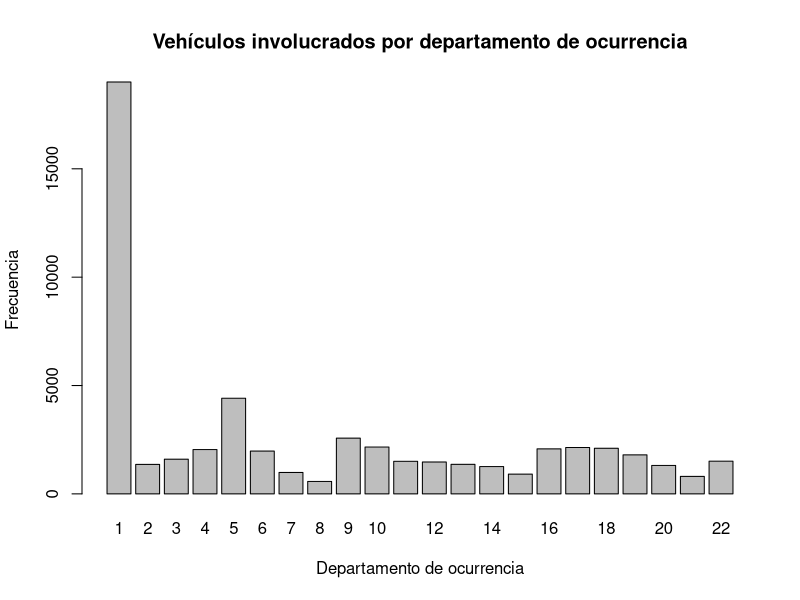
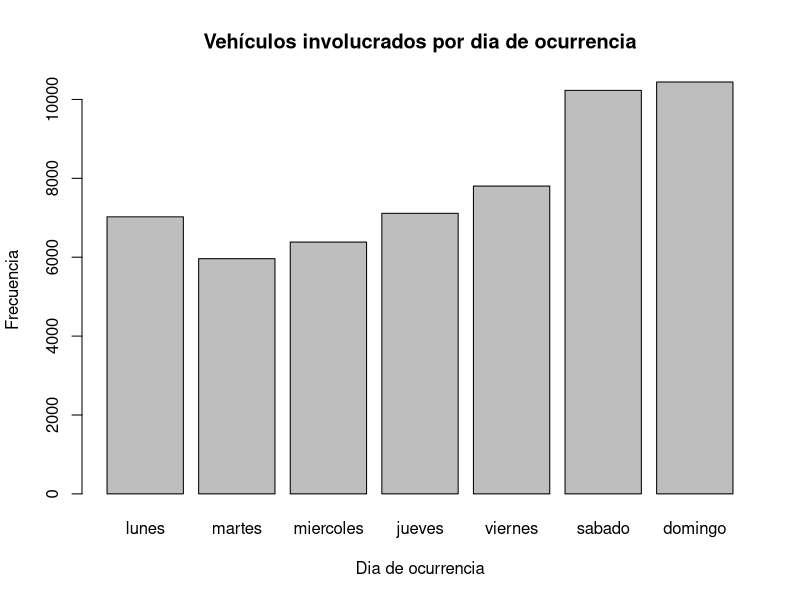
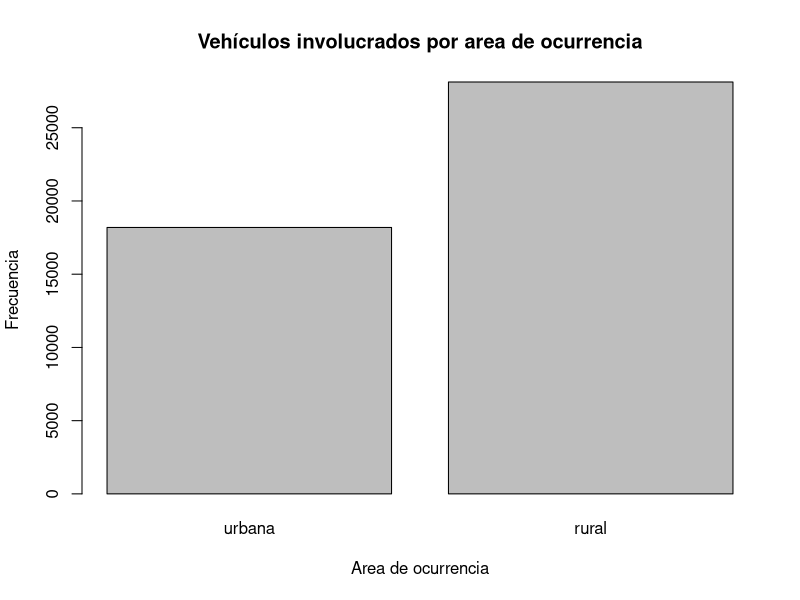
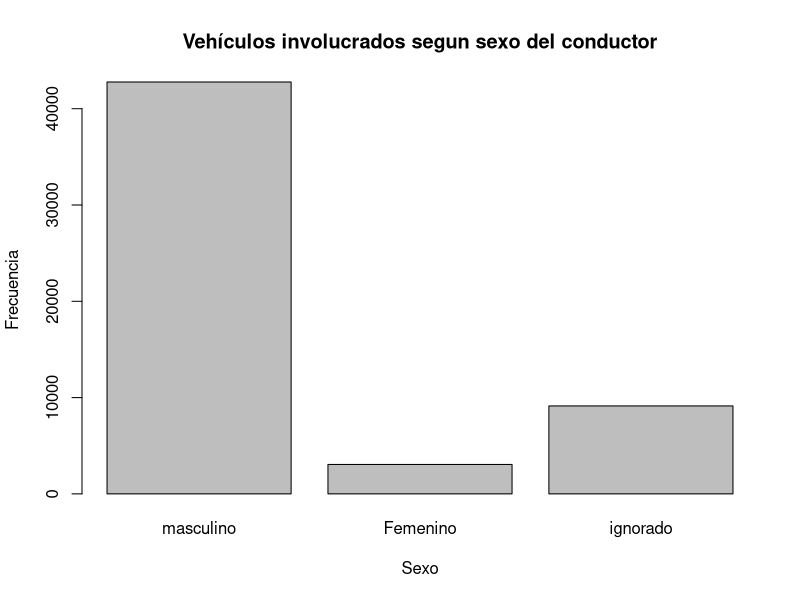
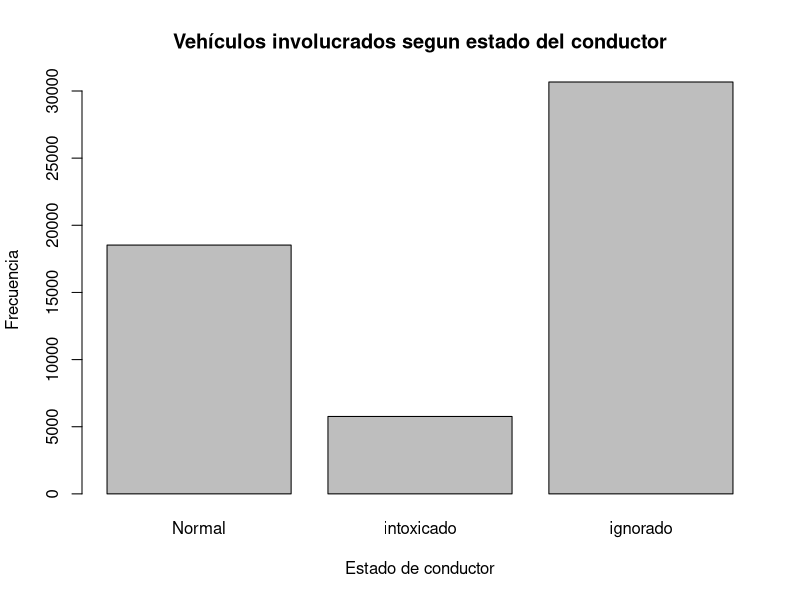
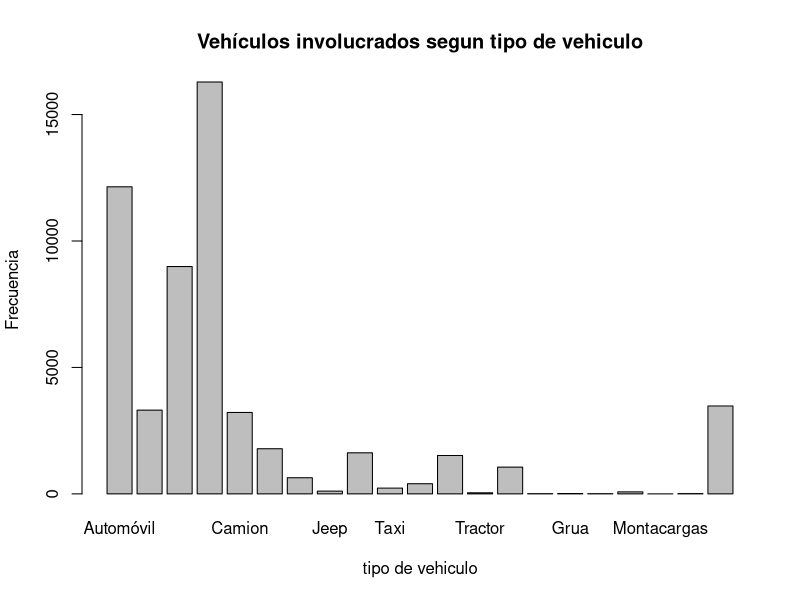
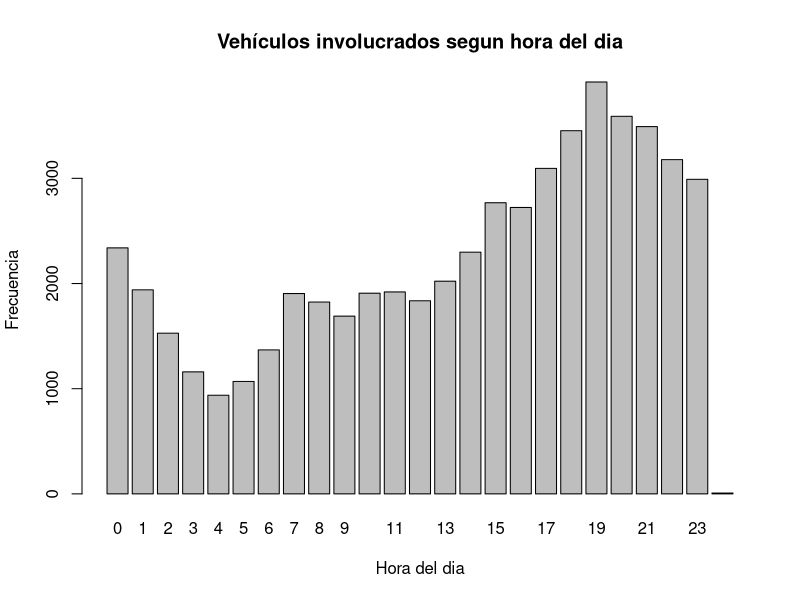
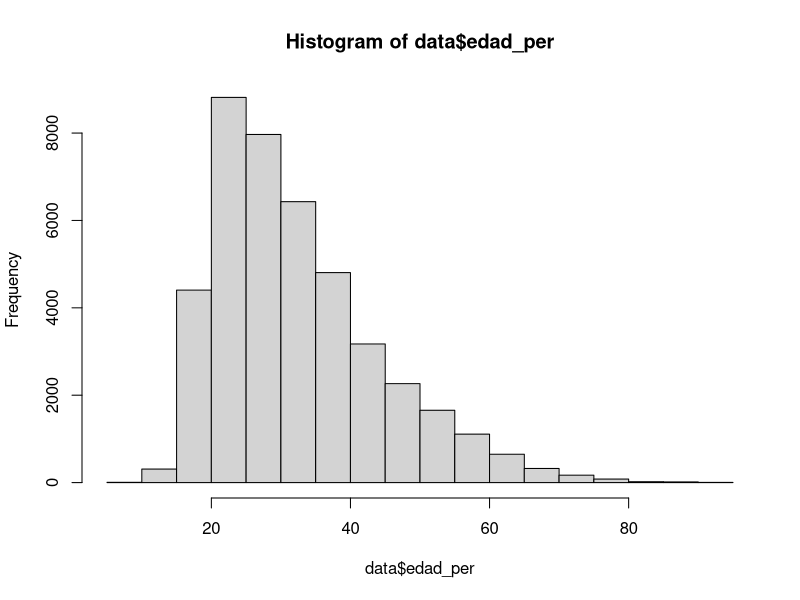

Here is the R script that generated these plots, in order: (Note: this script raises an error after producing the figures.)

vehiculos <- read.csv("VehiculosInvolucradosLimpio.csv")

# clear index of the table
vehiculos$X <- NULL
# setting cualitative variables here
str(vehiculos)
vehiculos$depto_ocu <- factor(vehiculos$depto_ocu)
vehiculos$dia_sem_ocu <-factor(vehiculos$dia_sem_ocu)
vehiculos$area_geo_ocu <-factor(vehiculos$area_geo_ocu)
vehiculos$zona_ocu    <-factor(vehiculos$zona_ocu)
vehiculos$sexo_per    <-factor(vehiculos$sexo_per)
vehiculos$estado_per  <-factor(vehiculos$estado_per)
vehiculos$tipo_veh    <-factor(vehiculos$tipo_veh)
vehiculos$color_veh   <-factor(vehiculos$color_veh)
vehiculos$modelo_veh  <-factor(vehiculos$modelo_veh)
vehiculos$tipo_eve    <-factor(vehiculos$tipo_eve)
vehiculos$mayor_menor <-factor(vehiculos$mayor_menor)
vehiculos$marca_veh   <-factor(vehiculos$marca_veh)
vehiculos$g_edad_pil <-factor(vehiculos$g_edad_pil)
summary(vehiculos)
head(vehiculos)
barplot(table(vehiculos$depto_ocu),xlab = "Departamento de ocurrencia", ylab = "Frecuencia", main = "Vehículos involucrados por departamento de ocurrencia")
barplot(table(vehiculos$dia_sem_ocu),xlab = "Dia de ocurrencia", ylab = "Frecuencia", main = "Vehículos involucrados por dia de ocurrencia", names.arg = c("lunes","martes","miercoles", "jueves", "viernes", "sabado", "domingo"))
barplot(table(vehiculos$area_geo_ocu),xlab = "Area de ocurrencia", ylab = "Frecuencia", main = "Vehículos involucrados por area de ocurrencia", names.arg = c("urbana", "rural"))
barplot(table(vehiculos$sexo_per),xlab = "Sexo", ylab = "Frecuencia", main = "Vehículos involucrados segun sexo del conductor", names.arg = c("masculino","Femenino","ignorado"))
barplot(table(vehiculos$estado_per),xlab = "Estado de conductor", ylab = "Frecuencia", main = "Vehículos involucrados segun estado del conductor", names.arg = c("Normal","intoxicado","ignorado"))
barplot(table(vehiculos$tipo_veh),xlab = "tipo de vehiculo", ylab = "Frecuencia", main = "Vehículos involucrados segun tipo de vehiculo", names.arg = c("Automóvil","Camioneta sport","Pick up","Motocicleta","Camion","Cabezal","Bus extraurbano","Jeep","Microbús","Taxi","Panel", "Bus urbano","Tractor","Moto taxi","Furgon","Grua","Bus escolar","Bicicleta","Montacargas","Cuatrimoto","Ignorado"))
barplot(table(vehiculos$hora_ocu),xlab = "Hora del dia", ylab = "Frecuencia", main = "Vehículos involucrados segun hora del dia" )
#histogramas  y caja y bigotesde edades
data <- vehiculos
data <- subset(data, edad_per !=999)
hist(data$edad_per)
boxplot(data$edad_per)
#################################################
#hechos
hechos <- read.csv("HechosTransitoLimpio.csv")

# clear index of the table
hechos$X <- NULL
# setting cualitative variables here
# str(hechos)
hechos$dia_ocu <- factor(hechos$dia_ocu)
hechos$hora_ocu <- factor(hechos$hora_ocu)
hechos$mes_ocu <- factor(hechos$mes_ocu)
hechos$año_ocu <- factor(hechos$año_ocu)
hechos$causa_acc <- factor(hechos$causa_acc)
hechos$num_hecho <- factor(hechos$num_hecho)
hechos$mupio_ocu <- factor(hechos$mupio_ocu)
hechos$depto_ocu <- factor(hechos$depto_ocu)
hechos$dia_sem_ocu <-factor(hechos$dia_sem_ocu)
hechos$areag_ocu <-factor(hechos$areag_ocu)
hechos$zona_ocu    <-factor(hechos$zona_ocu)
hechos$sexo_pil    <-factor(hechos$sexo_pil)
hechos$estado_pil  <-factor(hechos$estado_pil)
hechos$tipo_veh    <-factor(hechos$tipo_veh)
hechos$color_veh   <-factor(hechos$color_veh)
hechos$modelo_veh  <-factor(hechos$modelo_veh)
hechos$mayor_menor <-factor(hechos$mayor_menor)
hechos$marca_veh   <-factor(hechos$marca_veh)
hechos$g_modelo_veh <- factor(hechos$g_modelo_veh)
hechos$corre_base <- factor(hechos$corre_base)
hechos$edad_quinquenales <- factor(hechos$edad_quinquenales)
hechos$g_edad <-factor(hechos$g_edad)

summary(hechos)
head(hechos)
barplot(table(hechos$depto_ocu),xlab = "Departamento de ocurrencia", ylab = "Frecuencia", main = "Vehículos involucrados por departamento de ocurrencia")
barplot(table(hechos$dia_ocu),xlab = "Día del mes", ylab = "Frecuencia", main = "Vehículos involucrados por día del mes de ocurrencia")
barplot(table(hechos$mes_ocu),xlab = "Mes del año", ylab = "Frecuencia", main = "Vehículos involucrados por mes del año de ocurrencia")
barplot(table(hechos$hora_ocu),xlab = "Hora de ocurrencia", ylab = "Frecuencia", main = "Vehículos involucrados por hora de ocurrencia")
barplot(table(hechos$dia_sem_ocu),xlab = "Dia de ocurrencia", ylab = "Frecuencia", main = "Vehículos involucrados por dia de ocurrencia", names.arg = c("lunes","martes","miercoles", "jueves", "viernes", "sabado", "domingo"))
#barplot(table(hechos$area_geo_ocu),xlab = "Area de ocurrencia", ylab = "Frecuencia", main = "VehÃ?culos involucrados por area de ocurrencia", names.arg = c("urbana", "rural"))
barplot(table(hechos$sexo_pil),xlab = "Sexo", ylab = "Frecuencia", main = "Vehículos involucrados segun sexo del conductor", names.arg = c("Masculino","Femenino","ignorado"))
barplot(table(hechos$estado_pil),xlab = "Estado de conductor", ylab = "Frecuencia", main = "Vehículos involucrados segun estado del conductor", names.arg = c("Normal","intoxicado","ignorado"))
#barplot(table(hechos$tipo_veh),xlab = "tipo de vehiculo", ylab = "Frecuencia", main = "VehÃ?culos involucrados segun tipo de vehiculo", names.arg = c("AutomÃ³vil","Camioneta sport","Pick up","Motocicleta","Camion","Cabezal","Bus extraurbano","Jeep","MicrobÃºs","Taxi","Panel", "Bus urbano","Tractor","Moto taxi","Furgon","Grua","Bus escolar","Bicicleta","Montacargas","Cuatrimoto","Ignorado"))
#barplot(table(hechos$hora_ocu),xlab = "Hora del dia", ylab = "Frecuencia", main = "VehÃ?culos involucrados segun hora del dia" )
#histogramas de edades
data <- hechos


data <- subset(hechos, edad_pil !=999)
hist(data$edad_pil)

# Correlation for numerical variables
# 1) Vehiculos
numeric_variables <- select(vehiculos, dia_ocu, mes_ocu, dia_sem_ocu, hora_ocu, edad_per)
summary(numeric_variables)
cor(numeric_variables, method = c("pearson", "kendall", "spearman"))

# 2) Personas
numeric_variables <- select(fallecidos, dia, ano, hora, edad)
summary(numeric_variables)
cor(numeric_variables, method = c("pearson", "kendall", "spearman"))

# 3) Hechos
numeric_variables <- select(hechos, dia_ocu, ano_ocu, hora_ocu, edad_pil)
summary(numeric_variables)
cor(numeric_variables, method = c("pearson", "kendall", "spearman"), use = "pairwise.complete.obs")
# fallecidos
fallecidos <- read.csv("HechosTransitoLimpio.csv")

# clear index of the table
fallecidos$X <- NULL
# setting cualitative variables here
str(fallecidos)
fallecidos$dia_ocu <- factor(fallecidos$dia_ocu)
fallecidos$hora_ocu <- factor(fallecidos$hora_ocu)
fallecidos$mes_ocu <- factor(fallecidos$mes_ocu)
fallecidos$ano_ocu <- factor(fallecidos$ano_ocu)
fallecidos$causa_acc <- factor(fallecidos$causa_acc)
fallecidos$num_hecho <- factor(fallecidos$num_hecho)
fallecidos$mupio_ocu <- factor(fallecidos$mupio_ocu)
fallecidos$depto_ocu <- factor(fallecidos$depto_ocu)
fallecidos$dia_sem_ocu <-factor(fallecidos$dia_sem_ocu)
fallecidos$areag_ocu <-factor(fallecidos$areag_ocu)
fallecidos$zona_ocu    <-factor(fallecidos$zona_ocu)
fallecidos$sexo_pil    <-factor(fallecidos$sexo_pil)
fallecidos$estado_pil  <-factor(fallecidos$estado_pil)
fallecidos$tipo_veh    <-factor(fallecidos$tipo_veh)
fallecidos$color_veh   <-factor(fallecidos$color_veh)
fallecidos$modelo_veh  <-factor(fallecidos$modelo_veh)
fallecidos$mayor_menor <-factor(fallecidos$mayor_menor)
fallecidos$marca_veh   <-factor(fallecidos$marca_veh)
fallecidos$g_modelo_veh <- factor(fallecidos$g_modelo_veh)
fallecidos$g_hora <- factor(fallecidos$g_hora)
fallecidos$g_hora_5 <- factor(fallecidos$g_hora_5)
fallecidos$corre_base <- factor(fallecidos$corre_base)
fallecidos$edad_quinquenales <- factor(fallecidos$edad_quinquenales)
fallecidos$g_edad <-factor(fallecidos$g_edad)
#clustering fallecidos
set.seed(3010)
fallecidos_importante <- select(fallecidos, dia_ocu, hora_ocu, edad_pil, areag_ocu, sexo_pil)  # Tomar variables importantes
indices_muestra<- sample(nrow(fallecidos_importante),nrow(fallecidos_importante)*0.2)  # Crear una muestra del 30% aleatoria
fallecidos_importante<-fallecidos_importante[indices_muestra,]
glimpse(fallecidos_importante)
gower_dist <- daisy(fallecidos_importante,
                    metric = "gower",
                    type = list(logratio = 3))  # Crear mtriz de distancia

# Calculate silhouette width for many k using PAM
sil_width <- c(NA)
for(i in 2:10){
  pam_fit <- pam(gower_dist,
                 diss = TRUE,
                 k = i)
  sil_width[i] <- pam_fit$silinfo$avg.width
  
}

# Plot sihouette width (higher is better)
plot(1:10, sil_width,
     xlab = "Number of clusters",
     ylab = "Silhouette Width")
lines(1:10, sil_width)



pam_fit <- pam(gower_dist, diss = TRUE, k = 2)

pam_results <- fallecidos_importante %>%
  mutate(cluster = pam_fit$clustering) %>%
  group_by(cluster) %>%
  do(the_summary = summary(.))

pam_results$the_summary


tsne_obj <- Rtsne(gower_dist, is_distance = TRUE)

tsne_data <- tsne_obj$Y %>%
  data.frame() %>%
  setNames(c("X", "Y")) %>%
  mutate(cluster = factor(pam_fit$clustering),
         name = fallecidos_importante$name)

ggplot(aes(x = X, y = Y), data = tsne_data) +
  geom_point(aes(color = cluster))

##clustering vehiculos
set.seed(3010)
vehiculos_importante <- select(vehiculos, dia_ocu, hora_ocu, edad_per, area_geo_ocu, sexo_per)  # Tomar variables importantes
indices_muestra<- sample(nrow(vehiculos_importante),nrow(vehiculos_importante)*0.3)  # Crear una muestra del 30% aleatoria
vehiculos_importante<-vehiculos_importante[indices_muestra,]
glimpse(vehiculos_importante)
gower_dist <- daisy(vehiculos_importante,
                    metric = "gower",
                    type = list(logratio = 3))  # Crear mtriz de distancia

# Calculate silhouette width for many k using PAM
sil_width <- c(NA)
for(i in 2:10){
  pam_fit <- pam(gower_dist,
                 diss = TRUE,
                 k = i)
  sil_width[i] <- pam_fit$silinfo$avg.width
  
}

# Plot sihouette width (higher is better)
plot(1:10, sil_width,
     xlab = "Number of clusters",
     ylab = "Silhouette Width")
lines(1:10, sil_width)



pam_fit <- pam(gower_dist, diss = TRUE, k = 3)

pam_results <- vehiculos_importante %>%
  mutate(cluster = pam_fit$clustering) %>%
  group_by(cluster) %>%
  do(the_summary = summary(.))

pam_results$the_summary


tsne_obj <- Rtsne(gower_dist, is_distance = TRUE)

tsne_data <- tsne_obj$Y %>%
  data.frame() %>%
  setNames(c("X", "Y")) %>%
  mutate(cluster = factor(pam_fit$clustering),
         name = vehiculos_importante$name)

ggplot(aes(x = X, y = Y), data = tsne_data) +
  geom_point(aes(color = cluster))


#cluster hechos
set.seed(3010)
hechos_importante <- select(hechos, hora_ocu, edad_pil, areag_ocu, tipo_veh, estado_pil, dia_sem_ocu)  # Tomar variables importantes
indices_muestra<- sample(nrow(hechos_importante),nrow(hechos_importante)*0.25)  # Crear una muestra del 30% aleatoria
hechos_importante<-hechos_importante[indices_muestra,]
glimpse(hechos_importante)
gower_dist <- daisy(hechos_importante,
                    metric = "gower",
                    type = list(logratio = 3))  # Crear mtriz de distancia

# Calculate silhouette width for many k using PAM
sil_width <- c(NA)
for(i in 2:6){
  pam_fit <- pam(gower_dist,
                 diss = TRUE,
                 k = i)
  sil_width[i] <- pam_fit$silinfo$avg.width
  
}

# Plot sihouette width (higher is better)
plot(1:6, sil_width,
     xlab = "Number of clusters",
     ylab = "Silhouette Width")
lines(1:6, sil_width)



pam_fit <- pam(gower_dist, diss = TRUE, k = 2)

pam_results <- hechos_importante %>%
  mutate(cluster = pam_fit$clustering) %>%
  group_by(cluster) %>%
  do(the_summary = summary(.))

pam_results$the_summary
